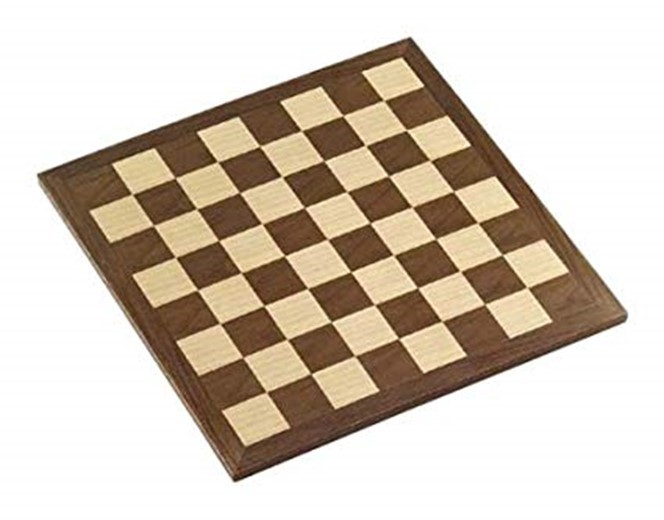
#> input picture thi_giac_may_tinh/buoi3/2.jpg, 664 x 520 px, given in place of the camera
$ python tim_bien_video.py   (older library calls are emulated)
#> lines starting #> are read from the running program, lines starting #| are printed output that depends on the picture; after the words box and inside, x2 and y2 are one past the last pixel; in counts of white or black regions, pixels touching at a corner belong together
import cv2
import numpy as np
#cap = cv2.VideoCapture("los_angeles.mp4")
cap = cv2.VideoCapture(0)
while True:
	ret, frame = cap.read()
#> frame is the input picture: shape (520, 664, 3); mean B, G, R 185.7, 199, 210.5
	frame = cv2.resize(frame,(300,200))
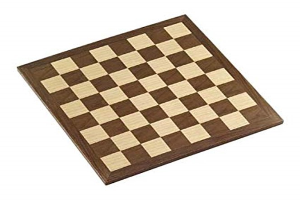
#> frame: shape (200, 300, 3); mean B, G, R 185.7, 199, 210.5
#--------------------------------------------------------
	sobelx = cv2.Sobel(frame, cv2.CV_64F, 1, 0)
	sobely = cv2.Sobel(frame, cv2.CV_64F, 0, 1)
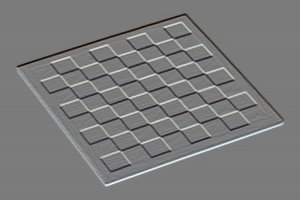
#> sobely: shape (200, 300, 3) float64; mean B, G, R 0, 0, 0; drawn with min black and max white
	laplacian = cv2.Laplacian(frame, cv2.CV_64F, ksize=5)
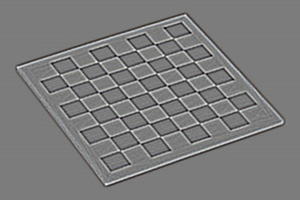
#> laplacian: shape (200, 300, 3) float64; mean B, G, R 0, 0, 0; drawn with min black and max white
	canny = cv2.Canny(frame, 100, 150)
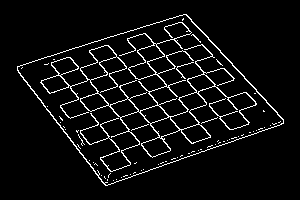
#> canny: shape (200, 300); 5.8% white in thin lines or dots, all inside (x1, y1, x2, y2) = (17, 14, 284, 186)
	canny1 = cv2.Canny(frame,50,200)		#hàm đọc biên ảnh (đường dẫn ảnh, độ sáng ngưỡng ảnh muốn đọc trong khoản từ nhỏ nhất là  50 đến lớn nhất là 200)
#--------------------------------------------------------
	cv2.imshow("sobelx", sobelx)
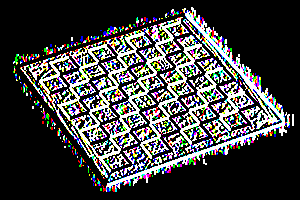
#> window 'sobelx': shape (200, 300, 3); mean B, G, R 63.7, 64, 63.8
	cv2.imshow("sobely", sobely)
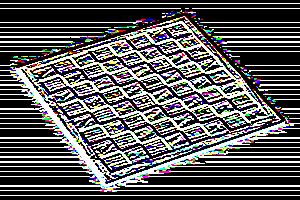
#> window 'sobely': shape (200, 300, 3); mean B, G, R 89.7, 89, 89.6
	cv2.imshow("laplacian", laplacian)
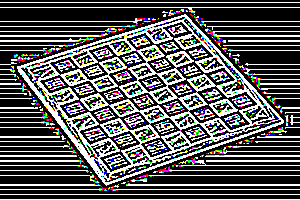
#> window 'laplacian': shape (200, 300, 3); mean B, G, R 89.6, 90, 89.3
	cv2.imshow("canny", canny)
	cv2.imshow("canny1", canny1)
	key = cv2.waitKey(25)
#> (key Esc is pressed here)
	if key == 27:
		break
cap.release()
cv2.destroyAllWindows()
